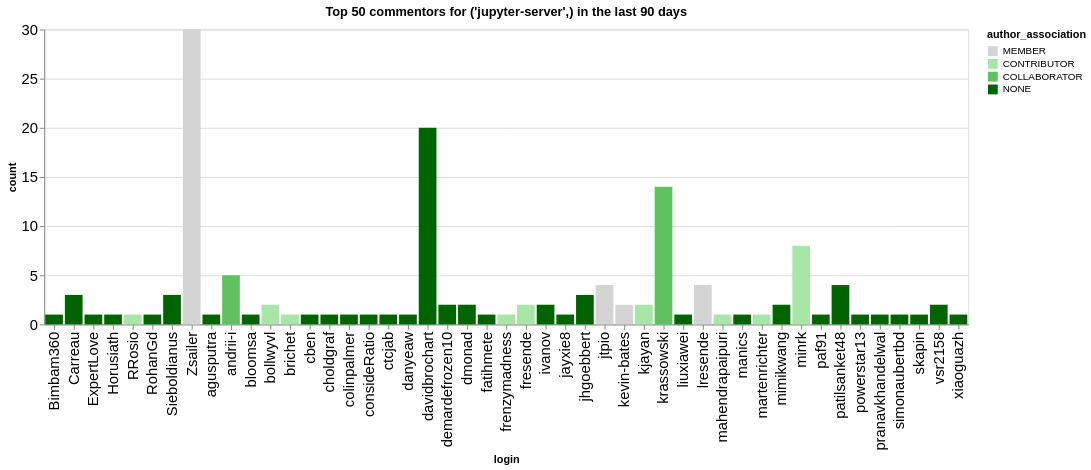

Notebook code cell kept with this figure:
### Code cell
n_plot = 50
charts = []
for ii, (iorg, idata) in enumerate(commentors.groupby(['org'])):
    title = f"Top {n_plot} commentors for {iorg} in the last {n_days} days"
    idata = idata.groupby('login', as_index=False).agg({'count': 'sum', 'author_association': 'first'})
    idata = idata.sort_values('count', ascending=False).head(n_plot)
    ch = alt.Chart(data=idata.head(n_plot), title=title).mark_bar().encode(
        x='login',
        y='count',
        color=alt.Color('author_association', scale=alt.Scale(domain=author_types, range=author_colors))
    )
    charts.append(ch)
alt.hconcat(*charts)

### Figure 1 — Vega-Lite specification as saved in the notebook (floating-point values rounded to 4 significant figures)
{"config": {"axisLeft": {"labelFontSize": 15}, "axisBottom": {"labelFontSize": 15}}, "hconcat": [{"mark": {"type": "bar"}, "encoding": {"color": {"field": "author_association", "scale": {"domain": ["MEMBER", "CONTRIBUTOR", "COLLABORATOR", "NONE"], "range": ["rgb(211.82745098039214, 211.82745098039214, 211.82745098039214)", "rgb(166.98562091503268, 229.89803921568628, 166.98562091503268)", "rgb(96.37647058823529, 192.75294117647059, 96.37647058823529)", "rgb(0.0, 100.3921568627451, 0.0)"]}, "type": "nominal"}, "x": {"field": "login", "type": "nominal"}, "y": {"field": "count", "type": "quantitative"}}, "title": "Top 50 commentors for ('jupyter-server',) in the last 90 days"}], "data": {"name": "data-0bea4fc0929e41179173c1a883bf6c84"}, "$schema": "https://vega.github.io/schema/vega-lite/v5.20.1.json", "datasets": {"data-0bea4fc0929e41179173c1a883bf6c84": [{"login": "Zsailer", "count": 30, "author_association": "MEMBER"}, {"login": "davidbrochart", "count": 20, "author_association": "NONE"}, {"login": "krassowski", "count": 14, "author_association": "COLLABORATOR"}, {"login": "minrk", "count": 8, "author_association": "CONTRIBUTOR"}, {"login": "andrii-i", "count": 5, "author_association": "COLLABORATOR"}, {"login": "jtpio", "count": 4, "author_association": "MEMBER"}, {"login": "patilsanket48", "count": 4, "author_association": "NONE"}, {"login": "lresende", "count": 4, "author_association": "MEMBER"}, {"login": "jhgoebbert", "count": 3, "author_association": "NONE"}, {"login": "Sieboldianus", "count": 3, "author_association": "NONE"}, {"login": "Carreau", "count": 3, "author_association": "NONE"}, {"login": "demardefrozen10", "count": 2, "author_association": "NONE"}, {"login": "bollwyvl", "count": 2, "author_association": "CONTRIBUTOR"}, {"login": "fresende", "count": 2, "author_association": "CONTRIBUTOR"}, {"login": "kjayan", "count": 2, "author_association": "CONTRIBUTOR"}, {"login": "ivanov", "count": 2, "author_association": "NONE"}, {"login": "kevin-bates", "count": 2, "author_association": "MEMBER"}, {"login": "mimikwang", "count": 2, "author_association": "NONE"}, {"login": "vsr2158", "count": 2, "author_association": "NONE"}, {"login": "dmonad", "count": 2, "author_association": "NONE"}, {"login": "cben", "count": 1, "author_association": "NONE"}, {"login": "choldgraf", "count": 1, "author_association": "NONE"}, {"login": "RohanGd", "count": 1, "author_association": "NONE"}, {"login": "Bimbam360", "count": 1, "author_association": "NONE"}, {"login": "ExpertLove", "count": 1, "author_association": "NONE"}, {"login": "brichet", "count": 1, "author_association": "CONTRIBUTOR"}, {"login": "bloomsa", "count": 1, "author_association": "NONE"}, {"login": "agusputra", "count": 1, "author_association": "NONE"}, {"login": "Horusiath", "count": 1, "author_association": "NONE"}, {"login": "RRosio", "count": 1, "author_association": "CONTRIBUTOR"}, {"login": "fatihmete", "count": 1, "author_association": "NONE"}, {"login": "frenzymadness", "count": 1, "author_association": "CONTRIBUTOR"}, {"login": "jayxie8", "count": 1, "author_association": "NONE"}, {"login": "consideRatio", "count": 1, "author_association": "NONE"}, {"login": "colinpalmer", "count": 1, "author_association": "NONE"}, {"login": "danyeaw", "count": 1, "author_association": "NONE"}, {"login": "ctcjab", "count": 1, "author_association": "NONE"}, {"login": "mahendrapaipuri", "count": 1, "author_association": "CONTRIBUTOR"}, {"login": "liuxiawei", "count": 1, "author_association": "NONE"}, {"login": "manics", "count": 1, "author_association": "NONE"}, {"login": "martenrichter", "count": 1, "author_association": "CONTRIBUTOR"}, {"login": "powerstar13", "count": 1, "author_association": "NONE"}, {"login": "paf91", "count": 1, "author_association": "NONE"}, {"login": "pranavkhandelwal", "count": 1, "author_association": "NONE"}, {"login": "simonaubertbd", "count": 1, "author_association": "NONE"}, {"login": "skapin", "count": 1, "author_association": "NONE"}, {"login": "xiaoguazh", "count": 1, "author_association": "NONE"}]}}
